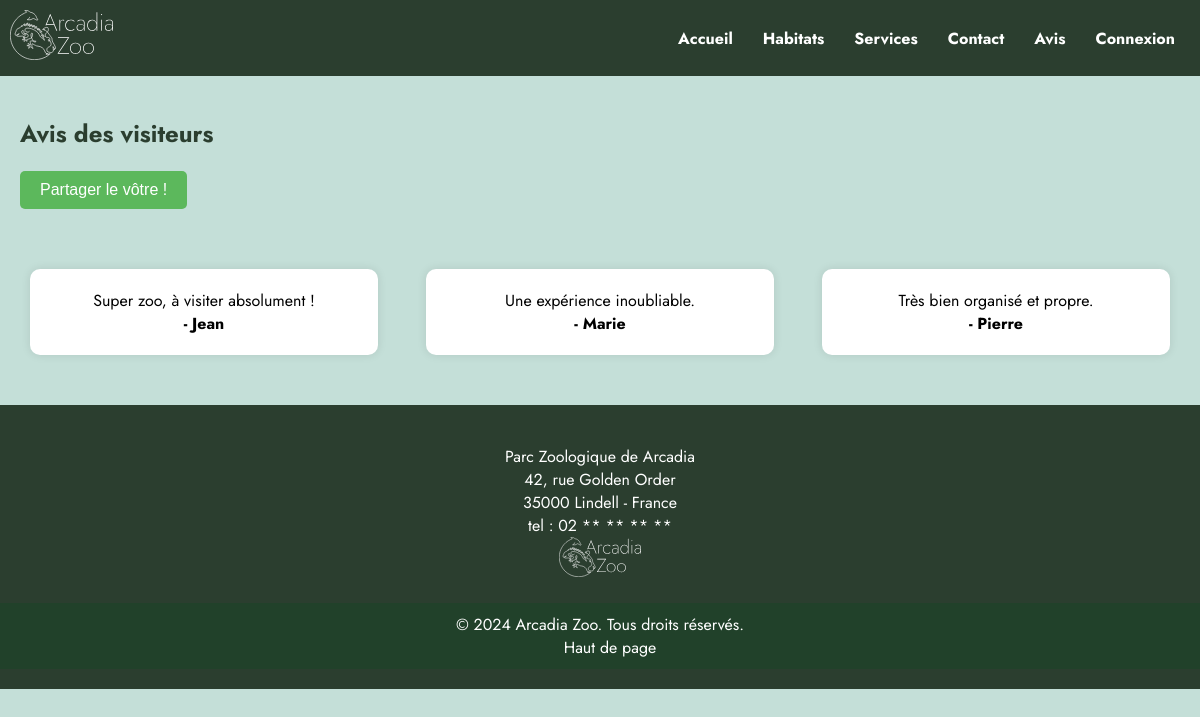
Screenshot of /vues/avis.php with the database file from the repository.
### tables this page shows
CREATE TABLE `avis` (
  `id` int(11) NOT NULL,
  `pseudo` varchar(255) NOT NULL,
  `texte_avis` text NOT NULL,
  `valide` tinyint(1) DEFAULT 0
);

### src/config/db.php (called while the page is built)
<?php
class Database {
    private static $instance = null;
    private $conn;
    private $host = '127.0.0.1';
    private $dbname = 'arcadia_zoo';
    private $username = 'root';
    private $password = '';
    private function __construct() {
        try {
            $this->conn = new PDO("mysql:host=$this->host;dbname=$this->dbname", $this->username, $this->password);
            $this->conn->setAttribute(PDO::ATTR_ERRMODE, PDO::ERRMODE_EXCEPTION);
        } catch (PDOException $e) {
            echo 'Connection failed: ' . $e->getMessage();
        }
    }
    public static function getInstance() {
        if (!self::$instance) {
            self::$instance = new Database();
        }
        return self::$instance;
    }
    public function getConnection() {
        return $this->conn;
    }
}
?>

### controleurs/AvisControleur.php (called while the page is built)
<?php
require_once '../src/config/db.php';
class AvisControleur {
    private $conn;
    public function __construct() {
        $db = Database::getInstance();
        $this->conn = $db->getConnection();
    }
    public function lireAvis() {
        $query = "SELECT pseudo, texte_avis FROM avis WHERE valide = 1";
        $stmt = $this->conn->prepare($query);
        $stmt->execute();
        return $stmt->fetchAll(PDO::FETCH_ASSOC);
    }
}
?>

### vues/avis.php (the view, shortened to what this page needs)
<?php
require_once '../controleurs/AvisControleur.php';
$avisControleur = new AvisControleur();
$avis = $avisControleur->lireAvis();
?>
<!DOCTYPE html>
<html lang="fr">
<head>
    <link rel="stylesheet" href="../css/styles.css">
</head>
<body>
<header>
        <div class="header-content">
            <div class="logo">
                <img src="../src/images/logo/EFC_Logo_Arcadia_B_Nom.svg" alt="Arcadia Zoo">
            </div>
            <nav>
                <ul>
                    <li><a href="index.php">Accueil</a></li>
                    <li><a href="habitats.php">Habitats</a></li>
                    <li><a href="services.php">Services</a></li>
                    <li><a href="contact.php">Contact</a></li>
                    <li><a href="avis.php">Avis</a></li>
                    <?php if (isset($_SESSION['username'])): ?>
                        <li class="user-menu">
                        <span><?= htmlspecialchars($_SESSION['username']); ?></span>
                            <div class="separateur"></div>
                            <div class="menu-der">
                                <?php if ($_SESSION['role'] === 'Employé'): ?>
                                    <a href="afficher_avis_attente.php">Afficher Avis en Attente</a>
                                <?php endif; ?>
                                <?php if ($_SESSION['role'] === 'Administrateur'): ?>
                                    <a href="creation_compte.php">Créer un compte</a>
                                    <a href="modifier_services.php">Modifier les services</a>
                                    <a href="gerer_habitats_animaux.php">Gérer Habitats et Animaux</a>
                                <?php endif; ?>
                                <?php if ($_SESSION['role'] === 'Vétérinaire'): ?>
                                    <a href="suivi_veterinaire.php">Suivi Vétérinaire</a>
                                <?php endif; ?>
                                <a href="../controleurs/deconnexion.php">Se déconnecter</a>
                            </div>
                        </li>
                    <?php else: ?>
                        <li><a href="connexion.php">Connexion</a></li>
                    <?php endif; ?>
                </ul>
            </nav>
        </div>
    </header>
    <section class="visiteur-avis">
        <h2>Avis des visiteurs</h2>
        <a href="donner_avis.php"><button class="partage-avis">Partager le vôtre !</button></a>
        <div class="avis-grille">
            <?php foreach ($avis as $un_avis) : ?>
                <div class="avis-item">
                    <p><?= htmlspecialchars($un_avis['texte_avis']) ?></p>
                    <p><strong>- <?= htmlspecialchars($un_avis['pseudo']) ?></strong></p>
                </div>
            <?php endforeach; ?>
        </div>
    </section>
    <footer>
        <div class="footer-content">
            <p>Parc Zoologique de Arcadia<br>
            42, rue Golden Order<br>
            35000 Lindell - France<br>
            tel : 02 ** ** ** **</p>
            <div class="footer-logo">
                <img src="../css/images/SVG/EFC_Logo_Arcadia_B_Nom.svg" alt="Arcadia Zoo">
            </div>
        </div>
        <div class="footer-pdp">
            <p>&copy; 2024 Arcadia Zoo. Tous droits réservés.</p>
            <a href="#">Haut de page</a>
        </div>
    </footer>
</body>
</html>

### CSS/styles.css (style rules this page uses)
* { margin: 0; padding: 0; box-sizing: border-box; }
body { display: flex; flex-direction: column; min-height: 100vh; }
body, html { height: 100%; margin: 0; background-color: #c4dfd8; }
.header-content { width: 100%; background-color: #2b3e2f; color: white; display: flex; justify-content: space-between; align-items: center; padding: 10px 10px; position: relative; z-index: 1000; }
.header-content nav ul { list-style: none; display: flex; margin: 0; padding: 0; }
.header-content nav li { margin: 0 15px; position: relative; }
.header-content nav a { color: white; text-decoration: none; font-weight: bold; }
.logo img { height: 50px; }
ul ,h2 ,h1 ,div, p { font-family: "jost"; }
.habitat, .services, .avis, .visiteur-avis { padding: 40px 20px; background-color: #c4dfd8; }
.habitat-grille, .services-grille, .avis-grille { display: flex; justify-content: space-between; flex-wrap: wrap; margin-top: 10px; gap: 10px; }
.habitat-item, .service-item, .avis-item { position: relative; margin: 10px; flex: 1 1 calc(33.333% - 20px); box-shadow: 0 4px 8px rgba(0, 0, 0, 0.1); overflow: hidden; }
.avis-item { display: inline-block; background-color: #ffffff; padding: 20px; border-radius: 10px; box-shadow: 0 0 10px rgba(0, 0, 0, 0.1); text-align: center; display: inline-block; width: auto; max-width: 30%; }
footer { background-color: #2b3e2f; color: white; text-align: center; padding: 20px 0; width: 100%; bottom: 0; z-index: 1000; }
.footer-content { padding: 20px; }
.footer-logo img { height: 40px; }
.footer-pdp { background-color: #21412a; padding: 10px 0; }
.footer-pdp a { color: white; text-decoration: none; margin-left: 20px; }
.visiteur-avis h2 { margin-bottom: 20px; font-size: 1.5em; color: #2b3e2f; }
.partage-avis { background-color: #5cb85c; color: white; border: none; padding: 10px 20px; font-size: 1em; border-radius: 5px; cursor: pointer; margin-bottom: 40px; }

### rows the page displays
avis: texte_avis "Super zoo, à visiter absolument !", pseudo "Jean"
avis: texte_avis "Une expérience inoubliable.", pseudo "Marie"
avis: texte_avis "Très bien organisé et propre.", pseudo "Pierre"
